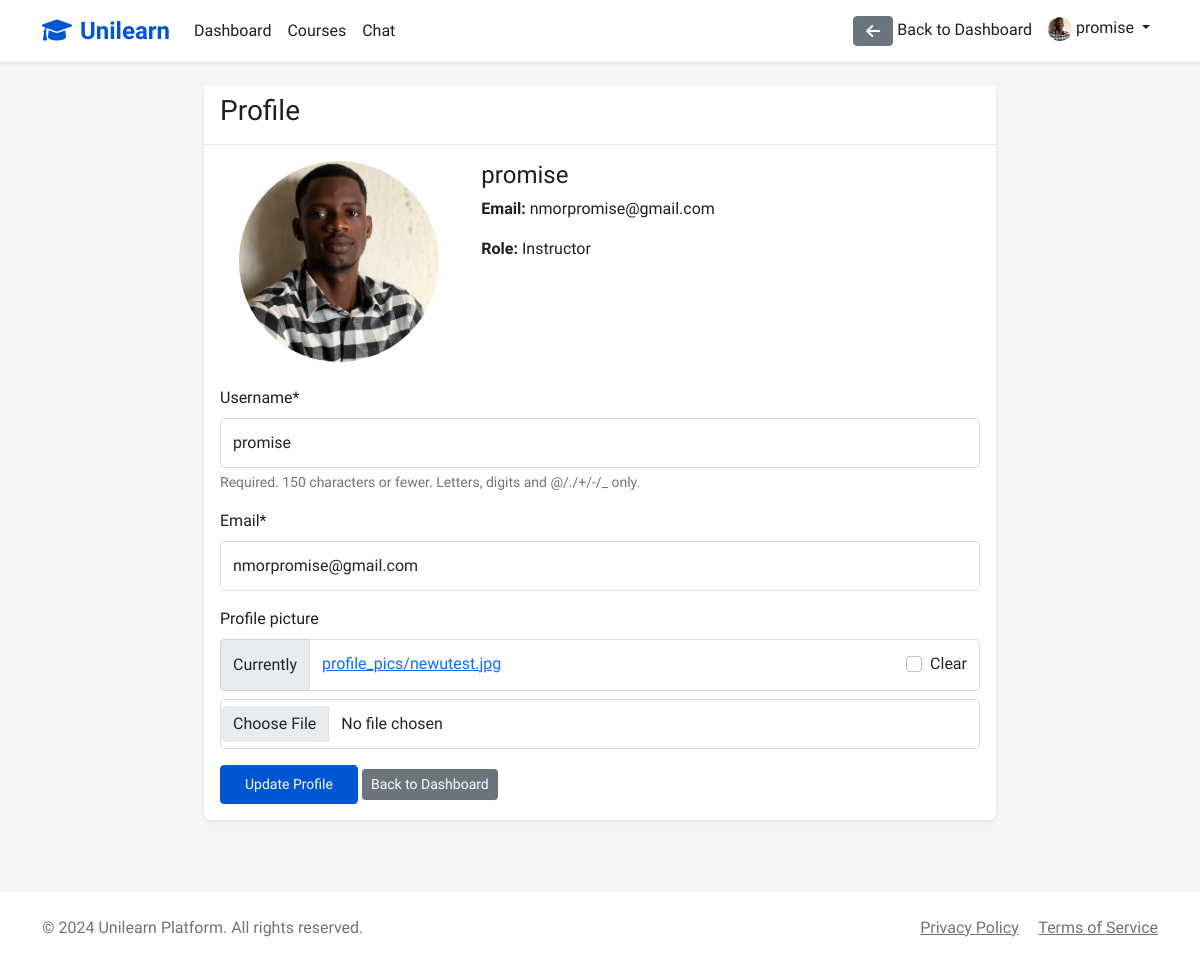
The page /accounts/profile/ (signed in) on the database its author committed.
### accounts/models.py (models this page shows)
class User(AbstractUser):
    is_student = models.BooleanField(default=False)
    is_instructor = models.BooleanField(default=False)
    profile_picture = models.ImageField(upload_to='profile_pics/', null=True, blank=True)

### accounts/views.py (the view)
# urls.py: path('profile/', views.profile, name='profile'),
@login_required
def profile(request):
    if request.method == 'POST':
        form = UserUpdateForm(request.POST, request.FILES, instance=request.user)
        if form.is_valid():
            form.save()
            messages.success(request, 'Profile updated successfully!')
            return redirect('profile')
    else:
        form = UserUpdateForm(instance=request.user)
    return render(request, 'registration/profile.html', {'form': form})

### accounts/forms.py
class UserUpdateForm(forms.ModelForm):
    email = forms.EmailField()
    class Meta:
        model = User
        fields = ['username', 'email', 'profile_picture']

### templates/registration/profile.html (shortened to what this page needs)
{% extends 'base.html' %}
{% load static %}
{% load crispy_forms_tags %}
{% block content %}
<div class="row">
    <div class="col-md-8 offset-md-2">
        <div class="card">
            <div class="card-header">
                <h3>Profile</h3>
            </div>
            <div class="card-body">
                <div class="row mb-4">
                    <div class="col-md-4 text-center">
                        {% if user.profile_picture %}
                            <img src="{{ user.profile_picture.url }}" alt="Profile Picture"
                                 class="img-fluid rounded-circle" style="max-width: 200px;">
                        {% else %}
                            <img src="{% static 'images/default-profile.png' %}" alt="Default Profile Picture"
                                 class="img-fluid rounded-circle" style="max-width: 200px;">
                        {% endif %}
                    </div>
                    <div class="col-md-8">
                        <h4>{{ user.username }}</h4>
                        <p><strong>Email:</strong> {{ user.email }}</p>
                        <p><strong>Role:</strong>
                            {% if user.is_instructor %}
                                Instructor
                            {% elif user.is_student %}
                                Student
                            {% endif %}
                        </p>
                    </div>
                </div>
                <form method="post" enctype="multipart/form-data">
                    {{ form|crispy }}
                    <button type="submit" class="btn btn-primary btn-sm">Update Profile</button>
                    <a href="{% url 'dashboard' %}" class="btn btn-secondary btn-sm">Back to Dashboard</a>
                </form>
            </div>
        </div>
    </div>
</div>
{% endblock %}

### templates/base.html (shortened to what this page needs)
<!DOCTYPE html>
{% load static %}
<html lang="en">
<head>
    <link href="https://cdn.jsdelivr.net/npm/bootstrap@5.1.3/dist/css/bootstrap.min.css" rel="stylesheet">
    <link rel="stylesheet" href="https://cdnjs.cloudflare.com/ajax/libs/font-awesome/6.0.0/css/all.min.css">
    <link rel="stylesheet" href="{% static 'css/style.css' %}">
</head>
<body>
    <nav class="navbar navbar-expand-lg navbar-light sticky-top">
        <div class="container">
            <a class="navbar-brand" href="{% url 'home' %}">
                <i class="fas fa-graduation-cap me-2"></i>Unilearn
            </a>
            <div class="collapse navbar-collapse" id="navbarNav">
                <ul class="navbar-nav me-auto">
                    {% if user.is_authenticated %}
                        <li class="nav-item">
                            <a class="nav-link" href="{% url 'dashboard' %}">Dashboard</a>
                        </li>
                        <li class="nav-item">
                            <a class="nav-link" href="{% url 'course_list' %}">Courses</a>
                        </li>
                        <li class="nav-item">
                            <a class="nav-link" href="{% url 'chat_list' %}">Chat</a>
                        </li>
                    {% endif %}
                </ul>
                <ul class="navbar-nav">
                    {% if user.is_authenticated %}
                        {% if request.resolver_match.url_name != 'dashboard' %}
                            <li class="nav-item">
                                <a href="{% url 'dashboard' %}" class="nav-link">
                                    <i class="fas fa-arrow-left btn btn-secondary"></i> Back to Dashboard
                                </a>
                            </li>
                        {% endif %}
                        <li class="nav-item dropdown">
                            <a class="nav-link dropdown-toggle" href="#" id="navbarDropdown" role="button" data-bs-toggle="dropdown">
                                {% if user.profile_picture %}
                                    <img src="{{ user.profile_picture.url }}" alt="Profile" class="rounded-circle" style="width: 24px; height: 24px;">
                                {% else %}
                                    <i class="fas fa-user-circle"></i>
                                {% endif %}
                                {{ user.username }}
                            </a>
                        </li>
                    {% endif %}
                </ul>
            </div>
        </div>
    </nav>
    <main class="py-4">
        {% block content %}{% endblock %}
    </main>
    <footer class="bg-white py-4 mt-5">
        <div class="container">
            <div class="row">
                <div class="col-md-6">
                    <p class="mb-0 text-muted">&copy; 2024 Unilearn Platform. All rights reserved.</p>
                </div>
                <div class="col-md-6 text-end">
                    <a href="#" class="text-muted me-3">Privacy Policy</a>
                    <a href="#" class="text-muted">Terms of Service</a>
                </div>
            </div>
        </div>
    </footer>
</body>
</html>

### static/css/style.css (style rules this page uses)
:root { --primary-color: #0056D2; --secondary-color: #2A73CC; --accent-color: #0056D2; --success-color: #1E8A24; --warning-color: #F2C94C; --danger-color: #DB4437; --text-primary: #1F1F1F; --text-secondary: #6B6B6B; --background-light: #F5F5F5; --white: #FFFFFF; }
body { font-family: 'Source Sans Pro', sans-serif; color: var(--text-primary); background-color: var(--background-light); }
.navbar { background-color: var(--white); box-shadow: 0 2px 4px rgba(0,0,0,0.08); }
.navbar-brand { color: var(--primary-color) !important; font-weight: 700; font-size: 1.5rem; }
.nav-link { color: var(--text-primary) !important; font-weight: 500; }
.card { border: none; border-radius: 8px; box-shadow: 0 2px 4px rgba(0,0,0,0.08); transition: transform 0.2s; }
.card-header { background-color: var(--white); border-bottom: 1px solid rgba(0,0,0,0.08); font-weight: 600; }
.btn-primary { background-color: var(--primary-color); border-color: var(--primary-color); font-weight: 500; padding: 0.5rem 1.5rem; border-radius: 4px; }
.form-control { border-radius: 4px; border: 1px solid #E0E0E0; padding: 0.75rem; }

### rows shown on the page
User: profile_picture (picture), username "promise", email "nmorpromise@gmail.com"
